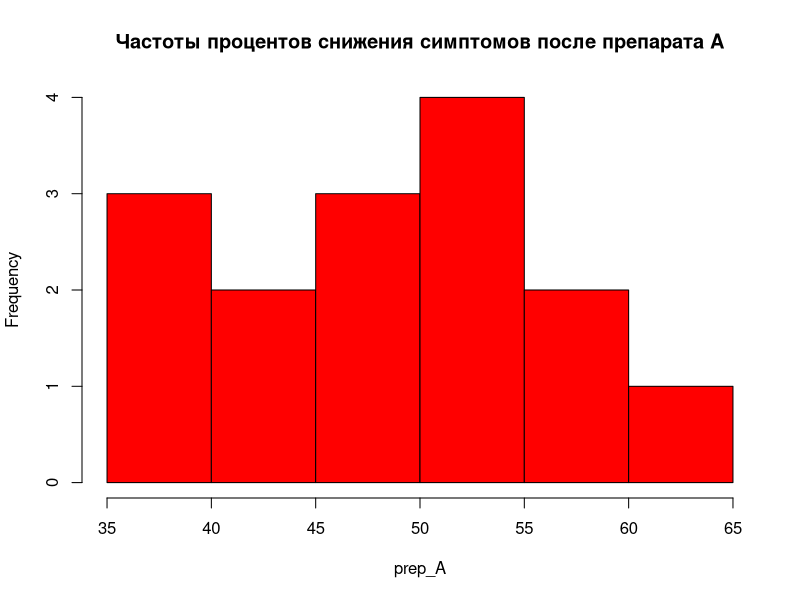
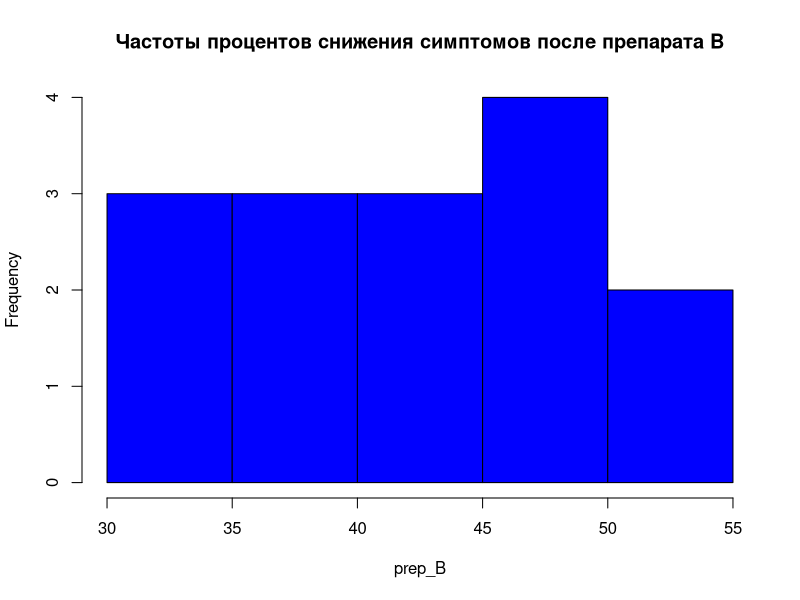

Source code (R) for these figures, in order: (Note: this script raises an error after producing the figures.)
# тестовое задание по биостатистике

# Задание 1.

# задание выборок данных по препаратам
prep_A <- c(48, 52, 55, 39, 60, 57, 46, 53, 50, 45, 63, 51, 40, 37, 44)
prep_B <- c(42, 46, 39, 35, 52, 49, 38, 41, 47, 36, 54, 50, 33, 30, 43)

nA <- length(prep_A)
nB <- length(prep_B)

# построение гистограмм для визуальной оценки распределения данных
hist(prep_A, col = "red", breaks = 6, main = "Частоты процентов снижения симптомов после препарата A")
hist(prep_B, col = "blue", breaks = 6, main = "Частоты процентов снижения симптомов после препарата B")

# проверка (тоже не совсем корректная) на согласие с нормальным распределением
chisq.test(prep_A)
chisq.test(prep_B)

# проведение двухвыборочного t-теста для проверки утверждения компании
f <- t.test(prep_A, prep_B, alternative=c("greater"), conf.level=0.95)
mA <- mean(prep_A)
mB <- mean(prep_B)
s2A <- sd(prep_A)
s2B <- sd(prep_B)


df <- (s2A / 15 + s2B / 15)^2 / (1 / 14 * (s2A / 15)^2 + 1 / 14 * (s2B / 15)^2)
qt(p = 0.95, df = 28)

# Задание 2.

# двухвыборочный тест и его использование для получения требуемого размеры выборки
t.test(prep_A, prep_B, alternative=c("greater"), conf.level=0.95)
t.test(prep_A, prep_B, alternative=c("greater"), conf.level=0.95, var.equal=TRUE)

(qt(0.025, 14) + qt(0.2, 14))^2 / (5 / 10)^2

res <- power.t.test(n = 60, delta=5, sd=10, sig.level=0.05)
power.t.test(n=50, sd=10, power=0.8, delta=5, sig.level=0.05)
qt(0.2, 14)
qt(0.975, 14)
qt(0.975, 28)
qnorm(0.2)
qnorm(0.1)
